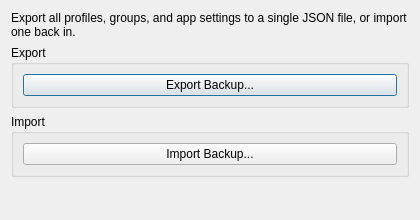
<?xml version="1.0" encoding="UTF-8"?>
<ui version="4.0">
 <class>DialogBackup</class>
 <widget class="QDialog" name="DialogBackup">
  <property name="geometry">
   <rect>
    <x>0</x>
    <y>0</y>
    <width>420</width>
    <height>220</height>
   </rect>
  </property>
  <property name="windowTitle">
   <string notr="true">Backup</string>
  </property>
  <layout class="QVBoxLayout" name="verticalLayout">
   <item>
    <widget class="QLabel" name="description">
     <property name="wordWrap">
      <bool>true</bool>
     </property>
     <property name="text">
      <string>Export all profiles, groups, and app settings to a single JSON file, or import one back in.</string>
     </property>
    </widget>
   </item>
   <item>
    <widget class="QGroupBox" name="exportBox">
     <property name="title">
      <string>Export</string>
     </property>
     <layout class="QVBoxLayout" name="exportLayout">
      <item>
       <widget class="QPushButton" name="export_button">
        <property name="text">
         <string>Export Backup...</string>
        </property>
       </widget>
      </item>
     </layout>
    </widget>
   </item>
   <item>
    <widget class="QGroupBox" name="importBox">
     <property name="title">
      <string>Import</string>
     </property>
     <layout class="QVBoxLayout" name="importLayout">
      <item>
       <widget class="QPushButton" name="import_button">
        <property name="text">
         <string>Import Backup...</string>
        </property>
       </widget>
      </item>
     </layout>
    </widget>
   </item>
   <item>
    <spacer name="verticalSpacer">
     <property name="orientation">
      <enum>Qt::Vertical</enum>
     </property>
     <property name="sizeHint" stdset="0">
      <size>
       <width>20</width>
       <height>40</height>
      </size>
     </property>
    </spacer>
   </item>
  </layout>
 </widget>
 <resources/>
 <connections/>
</ui>
